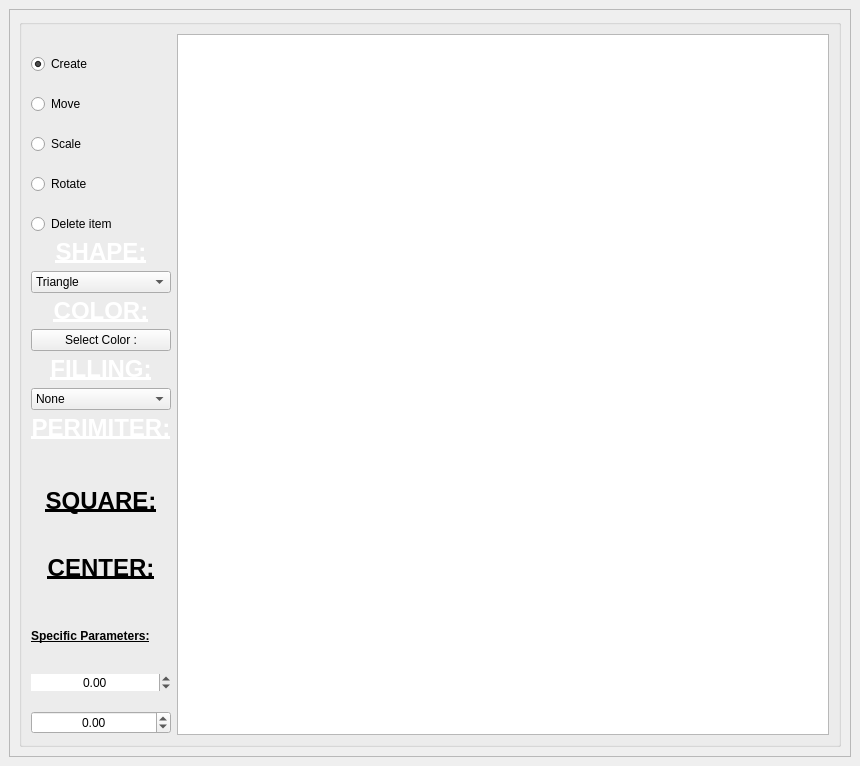
<?xml version="1.0" encoding="UTF-8"?>
<ui version="4.0">
 <class>MainWindow</class>
 <widget class="QMainWindow" name="MainWindow">
  <property name="geometry">
   <rect>
    <x>0</x>
    <y>0</y>
    <width>860</width>
    <height>766</height>
   </rect>
  </property>
  <property name="windowTitle">
   <string>MainWindow</string>
  </property>
  <property name="autoFillBackground">
   <bool>true</bool>
  </property>
  <widget class="QWidget" name="centralwidget">
   <property name="mouseTracking">
    <bool>false</bool>
   </property>
   <property name="autoFillBackground">
    <bool>true</bool>
   </property>
   <layout class="QGridLayout" name="gridLayout">
    <item row="0" column="0">
     <widget class="QFrame" name="frame">
      <property name="autoFillBackground">
       <bool>true</bool>
      </property>
      <property name="frameShape">
       <enum>QFrame::StyledPanel</enum>
      </property>
      <property name="frameShadow">
       <enum>QFrame::Raised</enum>
      </property>
      <layout class="QHBoxLayout" name="horizontalLayout">
       <item>
        <widget class="QGroupBox" name="groupBox">
         <property name="title">
          <string notr="true"/>
         </property>
         <property name="alignment">
          <set>Qt::AlignCenter</set>
         </property>
         <property name="flat">
          <bool>true</bool>
         </property>
         <property name="checkable">
          <bool>false</bool>
         </property>
         <layout class="QGridLayout" name="gridLayout_2">
          <item row="0" column="1">
           <widget class="QGraphicsView" name="graphicsView">
            <property name="mouseTracking">
             <bool>true</bool>
            </property>
            <property name="tabletTracking">
             <bool>true</bool>
            </property>
            <property name="autoFillBackground">
             <bool>true</bool>
            </property>
            <property name="renderHints">
             <set>QPainter::Antialiasing|QPainter::TextAntialiasing</set>
            </property>
            <property name="viewportUpdateMode">
             <enum>QGraphicsView::BoundingRectViewportUpdate</enum>
            </property>
           </widget>
          </item>
          <item row="0" column="0">
           <layout class="QVBoxLayout" name="verticalLayout">
            <property name="spacing">
             <number>0</number>
            </property>
            <property name="sizeConstraint">
             <enum>QLayout::SetFixedSize</enum>
            </property>
            <property name="bottomMargin">
             <number>1</number>
            </property>
            <item>
             <spacer name="verticalSpacer_2">
              <property name="orientation">
               <enum>Qt::Vertical</enum>
              </property>
              <property name="sizeType">
               <enum>QSizePolicy::Fixed</enum>
              </property>
              <property name="sizeHint" stdset="0">
               <size>
                <width>20</width>
                <height>20</height>
               </size>
              </property>
             </spacer>
            </item>
            <item alignment="Qt::AlignLeft">
             <widget class="QRadioButton" name="btn_Create">
              <property name="text">
               <string>Create</string>
              </property>
              <property name="checked">
               <bool>true</bool>
              </property>
             </widget>
            </item>
            <item>
             <spacer name="verticalSpacer">
              <property name="orientation">
               <enum>Qt::Vertical</enum>
              </property>
              <property name="sizeType">
               <enum>QSizePolicy::Fixed</enum>
              </property>
              <property name="sizeHint" stdset="0">
               <size>
                <width>20</width>
                <height>20</height>
               </size>
              </property>
             </spacer>
            </item>
            <item alignment="Qt::AlignLeft">
             <widget class="QRadioButton" name="btn_move">
              <property name="text">
               <string>Move</string>
              </property>
             </widget>
            </item>
            <item>
             <spacer name="verticalSpacer_3">
              <property name="orientation">
               <enum>Qt::Vertical</enum>
              </property>
              <property name="sizeType">
               <enum>QSizePolicy::Fixed</enum>
              </property>
              <property name="sizeHint" stdset="0">
               <size>
                <width>20</width>
                <height>20</height>
               </size>
              </property>
             </spacer>
            </item>
            <item>
             <widget class="QRadioButton" name="btn_scale">
              <property name="text">
               <string>Scale</string>
              </property>
             </widget>
            </item>
            <item>
             <spacer name="verticalSpacer_4">
              <property name="orientation">
               <enum>Qt::Vertical</enum>
              </property>
              <property name="sizeType">
               <enum>QSizePolicy::Fixed</enum>
              </property>
              <property name="sizeHint" stdset="0">
               <size>
                <width>20</width>
                <height>20</height>
               </size>
              </property>
             </spacer>
            </item>
            <item>
             <widget class="QRadioButton" name="btn_rotate">
              <property name="text">
               <string>Rotate</string>
              </property>
             </widget>
            </item>
            <item>
             <spacer name="verticalSpacer_5">
              <property name="orientation">
               <enum>Qt::Vertical</enum>
              </property>
              <property name="sizeType">
               <enum>QSizePolicy::Fixed</enum>
              </property>
              <property name="sizeHint" stdset="0">
               <size>
                <width>20</width>
                <height>20</height>
               </size>
              </property>
             </spacer>
            </item>
            <item>
             <widget class="QRadioButton" name="btn_delete">
              <property name="text">
               <string>Delete item</string>
              </property>
             </widget>
            </item>
            <item>
             <widget class="QLabel" name="label_2">
              <property name="text">
               <string>&lt;html&gt;&lt;head/&gt;&lt;body&gt;&lt;p align=&quot;center&quot;&gt;&lt;span style=&quot; font-size:18pt; font-weight:700; text-decoration: underline; color:#ffffff;&quot;&gt;SHAPE:&lt;/span&gt;&lt;/p&gt;&lt;/body&gt;&lt;/html&gt;</string>
              </property>
              <property name="textFormat">
               <enum>Qt::RichText</enum>
              </property>
              <property name="alignment">
               <set>Qt::AlignCenter</set>
              </property>
             </widget>
            </item>
            <item>
             <widget class="QComboBox" name="comboBox_Shape">
              <property name="editable">
               <bool>false</bool>
              </property>
              <property name="maxVisibleItems">
               <number>10</number>
              </property>
              <property name="iconSize">
               <size>
                <width>20</width>
                <height>20</height>
               </size>
              </property>
              <property name="frame">
               <bool>true</bool>
              </property>
              <item>
               <property name="text">
                <string>Triangle</string>
               </property>
              </item>
              <item>
               <property name="text">
                <string>Circle</string>
               </property>
              </item>
              <item>
               <property name="text">
                <string>Rectangle</string>
               </property>
              </item>
              <item>
               <property name="text">
                <string>Square</string>
               </property>
              </item>
              <item>
               <property name="text">
                <string>Ellipse</string>
               </property>
              </item>
              <item>
               <property name="text">
                <string>Rhomb</string>
               </property>
              </item>
              <item>
               <property name="text">
                <string>Star-5</string>
               </property>
              </item>
              <item>
               <property name="text">
                <string>Star-6</string>
               </property>
              </item>
              <item>
               <property name="text">
                <string>Star-8</string>
               </property>
              </item>
              <item>
               <property name="text">
                <string>Hexagon</string>
               </property>
              </item>
             </widget>
            </item>
            <item>
             <widget class="QLabel" name="label">
              <property name="text">
               <string>&lt;html&gt;&lt;head/&gt;&lt;body&gt;&lt;p align=&quot;center&quot;&gt;&lt;span style=&quot; font-size:18pt; font-weight:700; text-decoration: underline; color:#ffffff;&quot;&gt;COLOR:&lt;/span&gt;&lt;/p&gt;&lt;/body&gt;&lt;/html&gt;</string>
              </property>
              <property name="textFormat">
               <enum>Qt::MarkdownText</enum>
              </property>
              <property name="alignment">
               <set>Qt::AlignCenter</set>
              </property>
             </widget>
            </item>
            <item>
             <widget class="QPushButton" name="btn_select_color">
              <property name="text">
               <string>Select Color :</string>
              </property>
             </widget>
            </item>
            <item>
             <widget class="QLabel" name="label_4">
              <property name="text">
               <string>&lt;html&gt;&lt;head/&gt;&lt;body&gt;&lt;p align=&quot;center&quot;&gt;&lt;span style=&quot; font-size:18pt; font-weight:700; text-decoration: underline; color:#ffffff;&quot;&gt;FILLING:&lt;/span&gt;&lt;/p&gt;&lt;/body&gt;&lt;/html&gt;</string>
              </property>
              <property name="textFormat">
               <enum>Qt::RichText</enum>
              </property>
              <property name="alignment">
               <set>Qt::AlignCenter</set>
              </property>
             </widget>
            </item>
            <item>
             <widget class="QComboBox" name="comboBox_Filling">
              <item>
               <property name="text">
                <string>None</string>
               </property>
              </item>
              <item>
               <property name="text">
                <string>white</string>
               </property>
              </item>
              <item>
               <property name="text">
                <string>red</string>
               </property>
              </item>
              <item>
               <property name="text">
                <string>blue</string>
               </property>
              </item>
              <item>
               <property name="text">
                <string>green</string>
               </property>
              </item>
              <item>
               <property name="text">
                <string>yellow</string>
               </property>
              </item>
             </widget>
            </item>
            <item>
             <widget class="QLabel" name="label_3">
              <property name="text">
               <string>&lt;html&gt;&lt;head/&gt;&lt;body&gt;&lt;p align=&quot;center&quot;&gt;&lt;span style=&quot; font-size:18pt; font-weight:700; text-decoration: underline; color:#ffffff;&quot;&gt;PERIMITER:&lt;/span&gt;&lt;/p&gt;&lt;/body&gt;&lt;/html&gt;</string>
              </property>
              <property name="textFormat">
               <enum>Qt::RichText</enum>
              </property>
              <property name="alignment">
               <set>Qt::AlignCenter</set>
              </property>
             </widget>
            </item>
            <item>
             <widget class="QLabel" name="lbl_perim">
              <property name="text">
               <string/>
              </property>
              <property name="textFormat">
               <enum>Qt::RichText</enum>
              </property>
              <property name="alignment">
               <set>Qt::AlignCenter</set>
              </property>
             </widget>
            </item>
            <item>
             <widget class="QLabel" name="label_5">
              <property name="text">
               <string>&lt;html&gt;&lt;head/&gt;&lt;body&gt;&lt;p align=&quot;center&quot;&gt;&lt;span style=&quot; font-size:18pt; font-weight:700; text-decoration: underline;&quot;&gt;SQUARE:&lt;/span&gt;&lt;/p&gt;&lt;/body&gt;&lt;/html&gt;</string>
              </property>
              <property name="textFormat">
               <enum>Qt::RichText</enum>
              </property>
              <property name="alignment">
               <set>Qt::AlignCenter</set>
              </property>
             </widget>
            </item>
            <item>
             <widget class="QLabel" name="lbl_square">
              <property name="maximumSize">
               <size>
                <width>133</width>
                <height>31</height>
               </size>
              </property>
              <property name="text">
               <string/>
              </property>
              <property name="alignment">
               <set>Qt::AlignCenter</set>
              </property>
             </widget>
            </item>
            <item>
             <widget class="QLabel" name="label_6">
              <property name="text">
               <string>&lt;html&gt;&lt;head/&gt;&lt;body&gt;&lt;p align=&quot;center&quot;&gt;&lt;span style=&quot; font-size:18pt; font-weight:700; text-decoration: underline;&quot;&gt;CENTER:&lt;/span&gt;&lt;/p&gt;&lt;/body&gt;&lt;/html&gt;</string>
              </property>
              <property name="textFormat">
               <enum>Qt::RichText</enum>
              </property>
              <property name="alignment">
               <set>Qt::AlignCenter</set>
              </property>
             </widget>
            </item>
            <item>
             <widget class="QLabel" name="lbl_center">
              <property name="maximumSize">
               <size>
                <width>133</width>
                <height>31</height>
               </size>
              </property>
              <property name="text">
               <string/>
              </property>
              <property name="alignment">
               <set>Qt::AlignCenter</set>
              </property>
             </widget>
            </item>
            <item>
             <widget class="QLabel" name="label_7">
              <property name="text">
               <string>&lt;html&gt;&lt;head/&gt;&lt;body&gt;&lt;p align=&quot;justify&quot;&gt;&lt;span style=&quot; font-weight:700; text-decoration: underline;&quot;&gt;Specific Parameters:&lt;/span&gt;&lt;/p&gt;&lt;/body&gt;&lt;/html&gt;</string>
              </property>
              <property name="textFormat">
               <enum>Qt::RichText</enum>
              </property>
              <property name="alignment">
               <set>Qt::AlignCenter</set>
              </property>
             </widget>
            </item>
            <item>
             <spacer name="horizontalSpacer_3">
              <property name="orientation">
               <enum>Qt::Vertical</enum>
              </property>
              <property name="sizeType">
               <enum>QSizePolicy::Fixed</enum>
              </property>
              <property name="sizeHint" stdset="0">
               <size>
                <width>20</width>
                <height>20</height>
               </size>
              </property>
             </spacer>
            </item>
            <item>
             <widget class="QDoubleSpinBox" name="dbl_spn_box_first_param">
              <property name="frame">
               <bool>false</bool>
              </property>
              <property name="alignment">
               <set>Qt::AlignCenter</set>
              </property>
              <property name="readOnly">
               <bool>false</bool>
              </property>
              <property name="accelerated">
               <bool>true</bool>
              </property>
              <property name="minimum">
               <double>-1000.000000000000000</double>
              </property>
              <property name="maximum">
               <double>1000.000000000000000</double>
              </property>
              <property name="stepType">
               <enum>QAbstractSpinBox::AdaptiveDecimalStepType</enum>
              </property>
              <property name="value">
               <double>0.000000000000000</double>
              </property>
             </widget>
            </item>
            <item>
             <spacer name="horizontalSpacer_2">
              <property name="orientation">
               <enum>Qt::Vertical</enum>
              </property>
              <property name="sizeType">
               <enum>QSizePolicy::Fixed</enum>
              </property>
              <property name="sizeHint" stdset="0">
               <size>
                <width>20</width>
                <height>20</height>
               </size>
              </property>
             </spacer>
            </item>
            <item>
             <widget class="QDoubleSpinBox" name="dbl_spn_box_second_param">
              <property name="wrapping">
               <bool>true</bool>
              </property>
              <property name="alignment">
               <set>Qt::AlignCenter</set>
              </property>
              <property name="readOnly">
               <bool>false</bool>
              </property>
              <property name="minimum">
               <double>-1000.000000000000000</double>
              </property>
              <property name="maximum">
               <double>1000.000000000000000</double>
              </property>
              <property name="stepType">
               <enum>QAbstractSpinBox::AdaptiveDecimalStepType</enum>
              </property>
             </widget>
            </item>
            <item>
             <spacer name="horizontalSpacer">
              <property name="orientation">
               <enum>Qt::Horizontal</enum>
              </property>
              <property name="sizeType">
               <enum>QSizePolicy::Fixed</enum>
              </property>
              <property name="sizeHint" stdset="0">
               <size>
                <width>140</width>
                <height>0</height>
               </size>
              </property>
             </spacer>
            </item>
           </layout>
          </item>
         </layout>
        </widget>
       </item>
      </layout>
     </widget>
    </item>
   </layout>
  </widget>
 </widget>
 <resources/>
 <connections/>
</ui>
